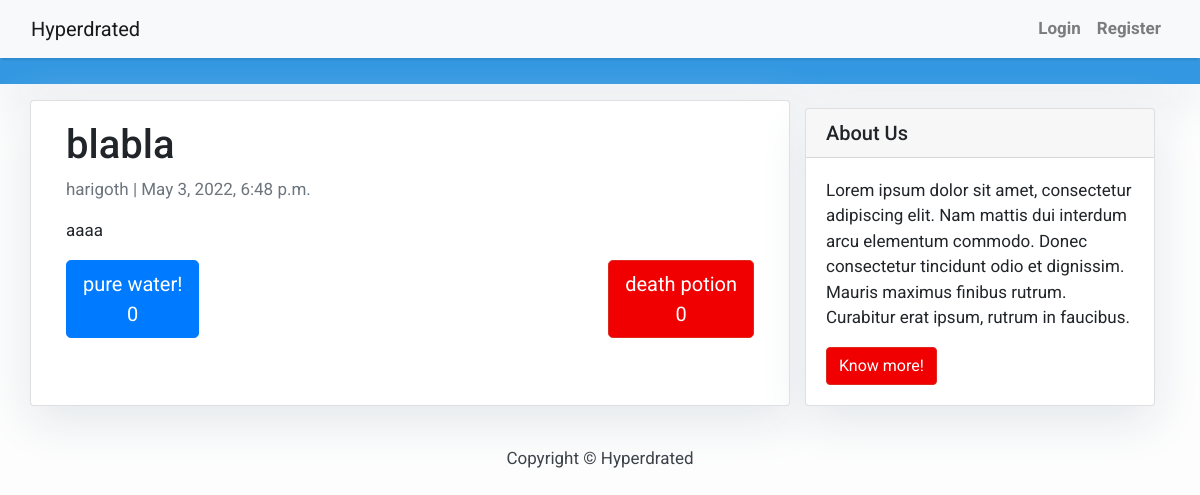
/blabla4/, run on an earlier commit of the app's database.
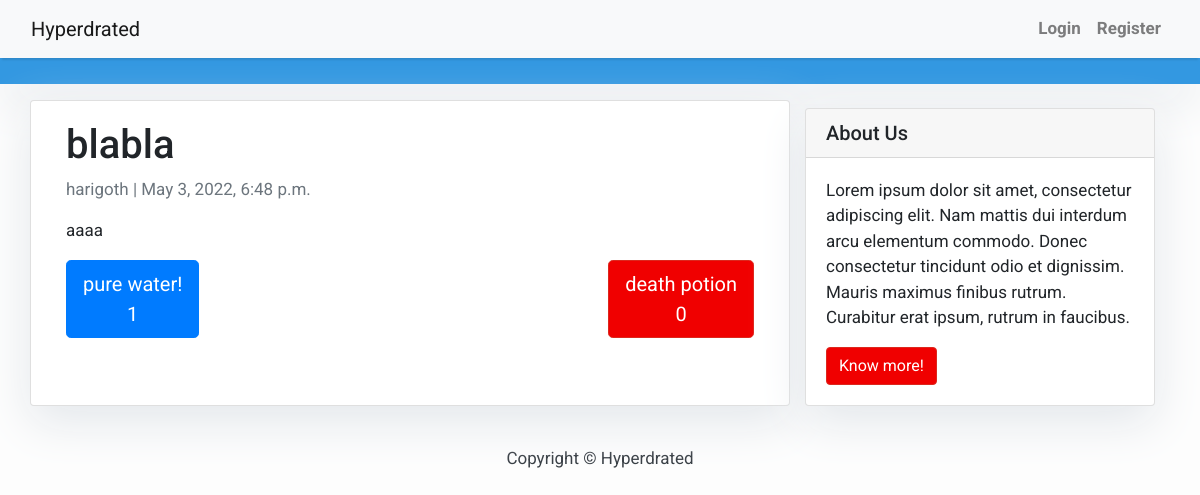
And on a later commit of the database.
### hyperdrated/models.py (models this page shows, shortened)
class BlogPost(models.Model):
    title = models.CharField(max_length=200, unique=True)
    content = models.TextField()
    image = models.ImageField(null=True, blank=True, upload_to='images/')
    author = models.ForeignKey(User, on_delete= models.CASCADE,related_name='blog_posts')
    slug = models.SlugField(max_length=200, unique=True)
    created_on = models.DateTimeField(auto_now_add=True)
    updated_on = models.DateTimeField(auto_now= True)
    status = models.IntegerField(choices=STATUS, default=1)
    up_vote = models.IntegerField(default=0)
    down_vote = models.IntegerField(default=0)
    class Meta:
        ordering = ['-created_on']

### hyperdrated/views.py (the view)
# urls.py: path('<slug:slug><int:pk>/', views.BlogPostDetail.as_view() , name='post-detail'),
class BlogPostDetail(APIView):
    renderer_classes = [TemplateHTMLRenderer]
    template_name = 'hyperdrated/post_detail.html'
    def get(self, request, pk, slug):
        post_detail = BlogPost.objects.get(pk=pk, slug=slug)
        return Response({'post': post_detail})

### templates/hyperdrated/post_detail.html (shortened to what this page needs)
{% extends 'hyperdrated/base.html' %} {% block content %}
<header class="masthead">
  <div class="container">
      <div class="row">
          <div class=" col-md-8 col-md-10 mx-auto">
          </div>
      </div>
  </div>
</header>
<div class="container">
  <div class="row">
    <div class="col-md-8 card mb-4  mt-3 left  top">
      <div class="card-body">
        <h1>{% block title %} {{ post.title }} {% endblock title %}</h1>
        <p class=" text-muted">{{ post.author }} | {{ post.created_on }}</p>
        <p class="card-text ">{{ post.content | safe }}</p>
        <div>
          <a href="voteup/" class="btn btn-primary btn-lg">pure water!<br>{{post.up_vote}}</a>
          <a href="votedown/" class="btn btn-danger btn-lg" style="float:right">death potion<br>{{post.down_vote}}</a>
        </div>
      </div>
    </div>
    {% block sidebar %} {% include 'hyperdrated/sidebar.html' %} {% endblock sidebar %}
  </div>
</div>
{% endblock content %}

What changed in the data, as far as the page shows it:
changed BlogPost "blabla": up_vote "0" → "1"
